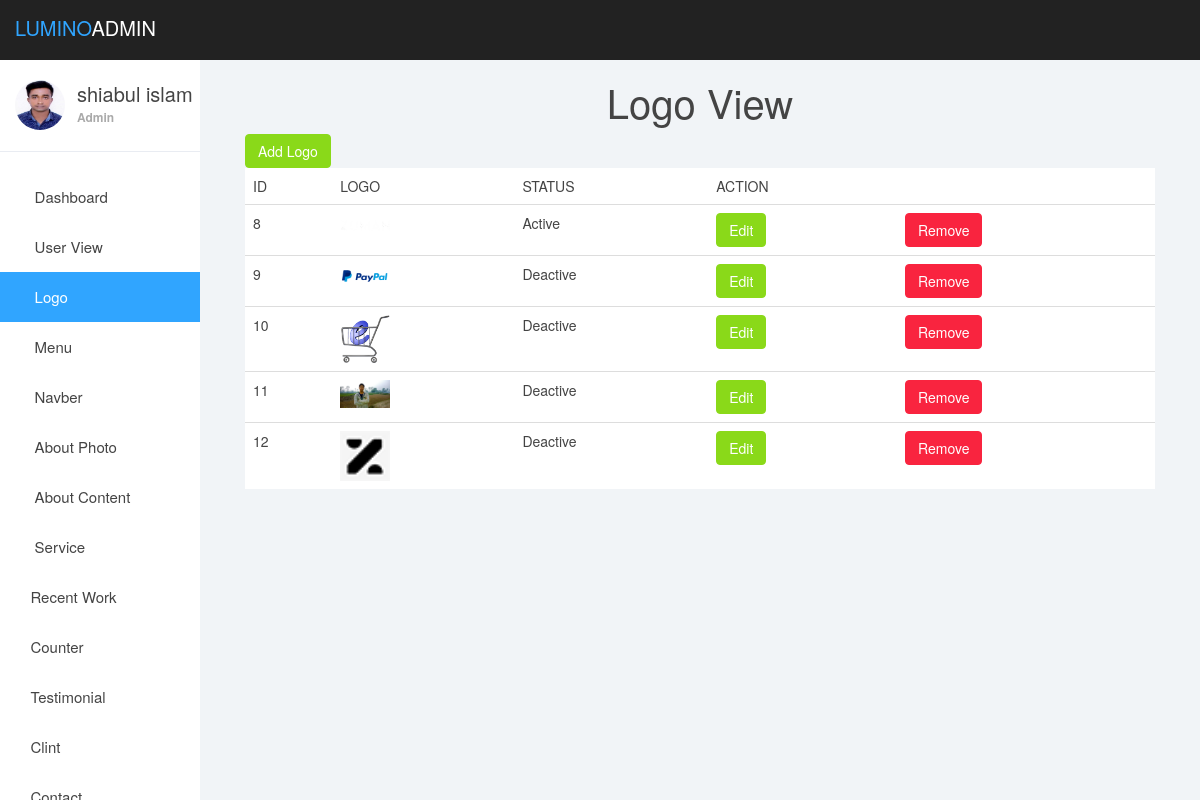
Page /zuman/logo.php (signed in) on the committed database.
### tables this page shows
CREATE TABLE `logo` (
  `id` int(11) NOT NULL,
  `logo` varchar(100) NOT NULL DEFAULT 'default.jpg',
  `status` varchar(30) NOT NULL
);

### zuman/logo.php (the view, shortened to what this page needs)
<?php
require_once "dashboard/header.php";
 ?>
<?php
require 'db.php';
$select="SELECT * FROM logo";
$query=mysqli_query($db_connection,$select);
?>
	<div class="col-lg-12 m-auto">
		<h1 class="text-center">Logo View</h1>
		<div class="col-lg-12">
			<a href="logo_add.php"><button class="btn btn-success">Add Logo</button></a>
		</div>
		<div class="col-lg-12">
			<table class="table ">
				<thead  >
					<td>ID</td>
					<td>LOGO</td>
					<td>STATUS</td>
					<td>ACTION</td>
				</thead>
				<?php foreach ($query as  $value) {
				 ?>
				<tr>
					<td><?php echo $value['id']; ?></td>
					<td><img src="uploads/logo/<?php echo $value['logo']; ?>" width="50"></td>
					<td><?php
						if ($value['status']==1) {
							echo "Active";
						}
						else{
							echo "Deactive";
						}
			 ?></td>
					<td><a href="logo_edit.php?id=<?php echo $value['id']; ?>"><button type="button" class="btn btn-success">Edit</button></a></td>
					<td><a href="logo_remove.php?id=<?php echo $value['id']; ?>"><button type="button" class="btn btn-danger">Remove</button></a></td>
				</tr>
			<?php } ?>
			</table>
		</div>
 <?php
require_once "dashboard/footer.php";
 ?>

### zuman/dashboardasset/css/styles.css (style rules this page uses)
body { background: #f1f4f7; padding-top: 60px; font-size: 14px; color: #444444; font-family: "Montserrat", "Helvetica Neue", Helvetica, Arial, sans-serif; }
a, a:hover, a:focus { color: #30a5ff; }
h1, h2, h3, h4, h5, h6 { color: #444444; }
h1 { font-weight: 300; font-size: 40px; }
.btn-success, .btn-success:hover, .btn-success:focus, .btn-success:active, .btn-success.active, .open > .dropdown-toggle.btn-success, .btn-success.disabled, .btn-success[disabled], fieldset[disabled] .btn-success, .btn-success.disabled:hover, .btn-success[disabled]:hover, fieldset[disabled] .btn-success:hover, .btn-success.disabled:focus, .btn-success[disabled]:focus, fieldset[disabled] .btn-success:focus, .btn-success.disabled:active, .btn-success[disabled]:active, fieldset[disabled] .btn-success:active, .btn-success.disabled.active, .btn-success[disabled].active, fieldset[disabled] .btn-success.active { background-color: #8ad919; border-color: #8ad919; }
.btn-danger, .btn-danger:hover, .btn-danger:focus, .btn-danger:active, .btn-danger.active, .open > .dropdown-toggle.btn-danger, .btn-danger.disabled, .btn-danger[disabled], fieldset[disabled] .btn-danger, .btn-danger.disabled:hover, .btn-danger[disabled]:hover, fieldset[disabled] .btn-danger:hover, .btn-danger.disabled:focus, .btn-danger[disabled]:focus, fieldset[disabled] .btn-danger:focus, .btn-danger.disabled:active, .btn-danger[disabled]:active, fieldset[disabled] .btn-danger:active, .btn-danger.disabled.active, .btn-danger[disabled].active, fieldset[disabled] .btn-danger.active { background-color: #f9243f; border-color: #f9243f; }
.table { background: #fff; }

### rows in the picture
logo: id "8", logo (picture), status "Active"
logo: id "9", logo (picture), status "Deactive"
logo: id "10", logo (picture), status "Deactive"
logo: id "11", logo (picture), status "Deactive"
logo: id "12", logo (picture), status "Deactive"

### other values in the picture
$_SESSION['name'] "shiabul islam"
